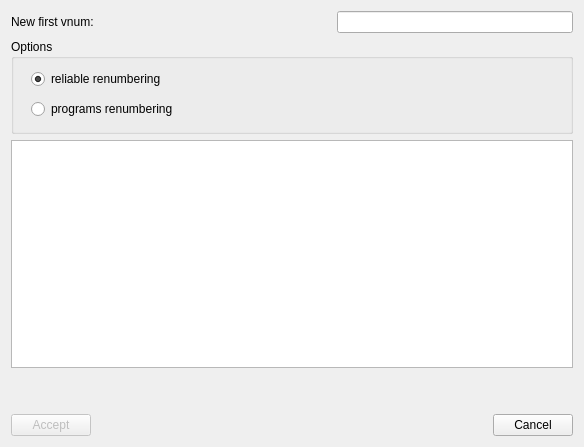
<?xml version="1.0" encoding="UTF-8"?>
<ui version="4.0" >
 <class>RenumberWidget</class>
 <widget class="QWidget" name="RenumberWidget">
  <property name="geometry">
   <rect>
    <x>0</x>
    <y>0</y>
    <width>584</width>
    <height>447</height>
   </rect>
  </property>
  <property name="windowTitle">
   <string>Renumber</string>
  </property>
  <layout class="QVBoxLayout" name="verticalLayout_3">
   <item>
    <layout class="QVBoxLayout" name="verticalLayout_2">
     <item>
      <layout class="QHBoxLayout" name="horizontalLayout">
       <item>
        <widget class="QLabel" name="label">
         <property name="minimumSize">
          <size>
           <width>80</width>
           <height>0</height>
          </size>
         </property>
         <property name="maximumSize">
          <size>
           <width>85</width>
           <height>16777215</height>
          </size>
         </property>
         <property name="text">
          <string>New first vnum:</string>
         </property>
        </widget>
       </item>
       <item>
        <spacer name="horizontalSpacer">
         <property name="orientation">
          <enum>Qt::Horizontal</enum>
         </property>
         <property name="sizeHint" stdset="0">
          <size>
           <width>40</width>
           <height>20</height>
          </size>
         </property>
        </spacer>
       </item>
       <item>
        <widget class="QLineEdit" name="vnumEdit">
         <property name="alignment">
          <set>Qt::AlignRight|Qt::AlignVCenter</set>
         </property>
        </widget>
       </item>
      </layout>
     </item>
     <item>
      <widget class="QGroupBox" name="optionsBox">
       <property name="sizePolicy">
        <sizepolicy hsizetype="Preferred" vsizetype="Minimum">
         <horstretch>0</horstretch>
         <verstretch>0</verstretch>
        </sizepolicy>
       </property>
       <property name="minimumSize">
        <size>
         <width>0</width>
         <height>95</height>
        </size>
       </property>
       <property name="title">
        <string>Options</string>
       </property>
       <property name="flat">
        <bool>false</bool>
       </property>
       <widget class="QRadioButton" name="reliableButton">
        <property name="geometry">
         <rect>
          <x>20</x>
          <y>30</y>
          <width>141</width>
          <height>20</height>
         </rect>
        </property>
        <property name="text">
         <string>reliable renumbering</string>
        </property>
        <property name="checked">
         <bool>true</bool>
        </property>
       </widget>
       <widget class="QRadioButton" name="programsButton">
        <property name="geometry">
         <rect>
          <x>20</x>
          <y>60</y>
          <width>161</width>
          <height>20</height>
         </rect>
        </property>
        <property name="text">
         <string>programs renumbering</string>
        </property>
       </widget>
      </widget>
     </item>
    </layout>
   </item>
   <item>
    <layout class="QVBoxLayout" name="verticalLayout">
     <item>
      <widget class="QTextBrowser" name="warningBrowser">
       <property name="sizePolicy">
        <sizepolicy hsizetype="Minimum" vsizetype="Expanding">
         <horstretch>0</horstretch>
         <verstretch>0</verstretch>
        </sizepolicy>
       </property>
      </widget>
     </item>
     <item>
      <spacer name="verticalSpacer">
       <property name="orientation">
        <enum>Qt::Vertical</enum>
       </property>
       <property name="sizeType">
        <enum>QSizePolicy::Minimum</enum>
       </property>
       <property name="sizeHint" stdset="0">
        <size>
         <width>20</width>
         <height>40</height>
        </size>
       </property>
      </spacer>
     </item>
     <item>
      <layout class="QHBoxLayout" name="horizontalLayout_2">
       <property name="sizeConstraint">
        <enum>QLayout::SetDefaultConstraint</enum>
       </property>
       <item>
        <widget class="QPushButton" name="acceptButton">
         <property name="enabled">
          <bool>false</bool>
         </property>
         <property name="text">
          <string>Accept</string>
         </property>
        </widget>
       </item>
       <item>
        <spacer name="horizontalSpacer_2">
         <property name="orientation">
          <enum>Qt::Horizontal</enum>
         </property>
         <property name="sizeHint" stdset="0">
          <size>
           <width>40</width>
           <height>20</height>
          </size>
         </property>
        </spacer>
       </item>
       <item>
        <widget class="QPushButton" name="cancelButton">
         <property name="text">
          <string>Cancel</string>
         </property>
        </widget>
       </item>
      </layout>
     </item>
    </layout>
   </item>
  </layout>
 </widget>
 <resources/>
 <connections/>
</ui>
